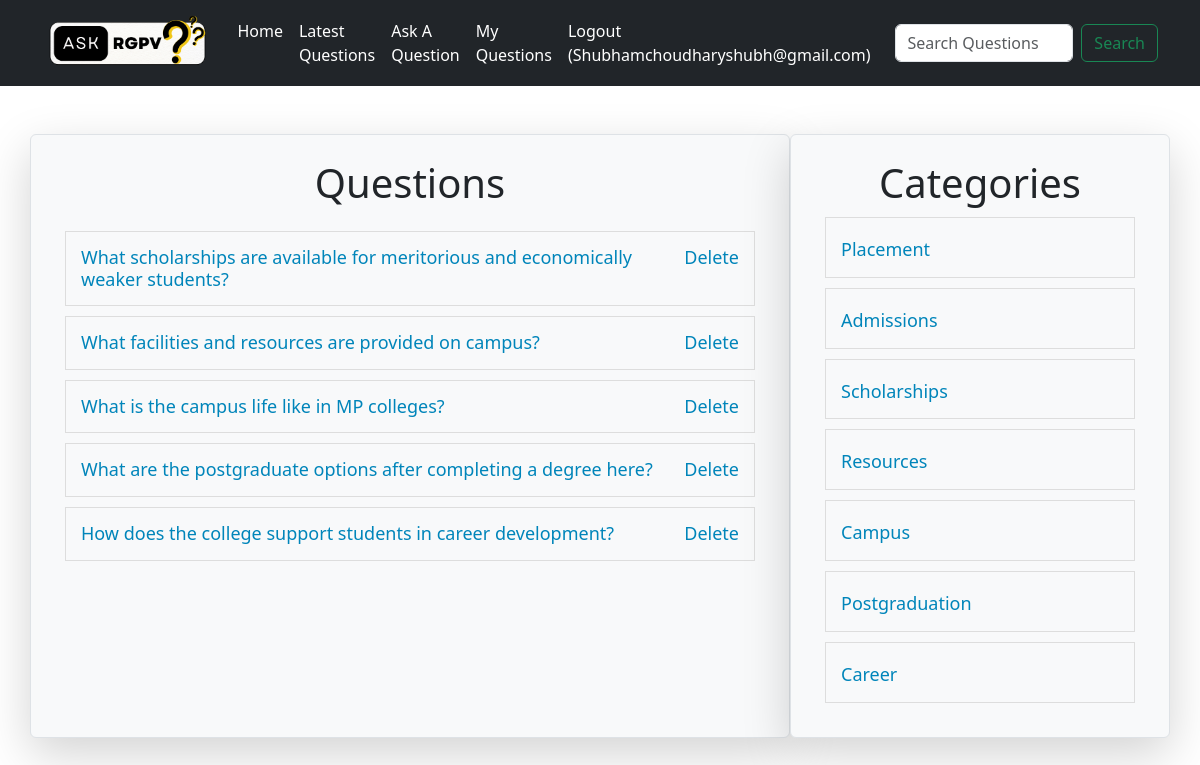
/?u-id=13 (signed in), run on the app's committed database.
### tables this page shows
CREATE TABLE `questions` (
  `id` int(10) NOT NULL,
  `title` varchar(100) NOT NULL,
  `description` varchar(300) NOT NULL,
  `category_id` int(10) NOT NULL,
  `user_id` int(10) NOT NULL
);

CREATE TABLE `category` (
  `id` int(30) NOT NULL,
  `name` varchar(100) NOT NULL
);

### client/questions.php (the view)
<div class="container mt-5">
    <div class="row">
        <div class="col-md-8 col-12 p-4 border rounded shadow-lg bg-light">
            <h1 class="heading mb-4">Questions</h1>
            <?php
                include("./common/db.php");
                if(isset($_GET["c-id"])){
                    $query="select * from questions where category_id=$cid";
                } else if(isset($_GET["u-id"])){
                    $query="select * from questions where user_id=$uid";
                } else if(isset($_GET["latest"])){
                    $query="select * from questions order by id desc";
                } else if(isset($_GET["search"])){
                    $query = "select * from questions where `title` LIKE '%$search%'";
                } else {
                    $query="select * from questions";
                }
                $result = $conn->query($query);
                foreach ($result as $row) {
                    $title = $row['title'];
                    $id = $row['id'];
                    echo "<div class='row question-list'>
                            <h4 class='my-question'><a href='?q-id=$id'>$title</a>";
                    echo isset($uid) ? "<a href='./server/requests.php?delete=$id'>Delete</a>" : NULL;
                    echo "</h4>
                          </div>";
                }
            ?>
        </div>
        <div class="col-md-4 col-12 p-4 bg-light border rounded shadow-lg">
            <?php include('categorylist.php'); ?>
        </div>
    </div>
</div>

### client/categorylist.php
<div>
    <h1 class="heading">Categories</h1>
    <?php
    include("./common/db.php");
    $query="select * from category";
     $result = $conn->query($query);
     foreach($result as $row){
        $name= ucfirst($row['name']);
        $id= $row['id'];
        echo "<div class='row question-list'>
         <h4><a href='?c-id=$id'>$name</a></h4>
        </div>";
     }
    ?>
</div>

### public/style.css (style rules this page uses)
a { color: grey !important; }
.heading { text-align: center; }
.question-list { border: 1px solid #ddd; padding: 15px; margin: 10px; }
.question-list h4 { margin: 0; padding: 0; }
.question-list a, .question-title { font-size: 18px; text-decoration: none; color: rgb(0, 133, 186) !important; }
.my-question { display: flex; justify-content: space-between; }

### data on the page
questions: title "What scholarships are available for meritorious and economically weaker students?"
questions: title "What facilities and resources are provided on campus?"
questions: title "What is the campus life like in MP colleges?"
questions: title "What are the postgraduate options after completing a degree here?"
questions: title "How does the college support students in career development?"
category: name "Placement"
category: name "Admissions"
category: name "Scholarships"
category: name "Resources"
category: name "Campus"
category: name "Postgraduation"
category: name "Career"

### other printed values
$_SESSION['user']['username'] "Shubhamchoudharyshubh@gmail.com"
